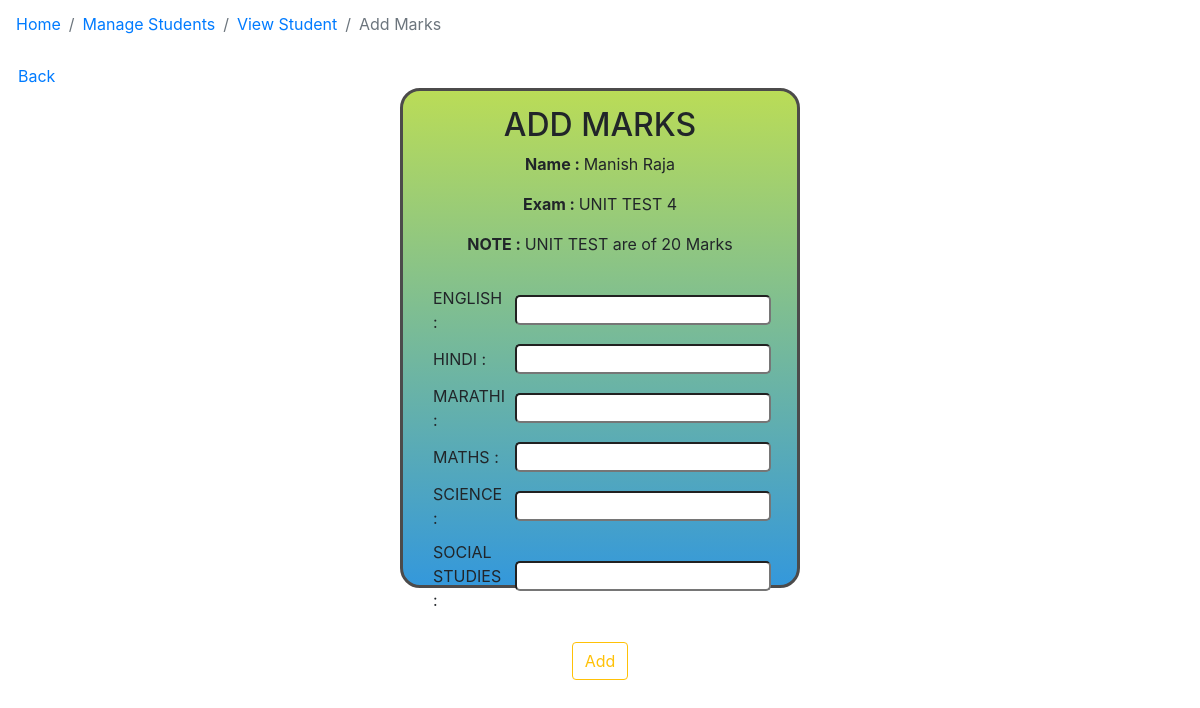
The app's page /addmarks.php?id=25&exam=UNIT TEST 4 with its own data.
### tables this page shows
CREATE TABLE `student` (
  `id` int(11) NOT NULL,
  `name` varchar(255) NOT NULL,
  `mail_id` varchar(255) NOT NULL,
  `phone` varchar(20) NOT NULL,
  `gender` varchar(10) NOT NULL,
  `roll_no` varchar(20) NOT NULL,
  `standard` int(20) NOT NULL
);

CREATE TABLE `subject` (
  `id` int(11) NOT NULL,
  `name` varchar(50) NOT NULL
);

### addmarks.php (the view, shortened to what this page needs)
<?php
    require 'connection.php';
    if ($_SERVER['REQUEST_METHOD'] == "GET") {
        $id = $_GET['id'];
        $exam_type = $_GET['exam'];
        $query_exam = "select * from exams";
        $res_exam = mysqli_query($conn, $query_exam);
        while ($row_exam = mysqli_fetch_array($res_exam)) {
            if ($row_exam['1'] == $exam_type) {
                $exam_type_id = $row_exam['0'];
            }
        }
    }
?>
<!DOCTYPE html>
<html lang="en">
<head>
    <link rel="stylesheet" href="https://maxcdn.bootstrapcdn.com/bootstrap/4.0.0/css/bootstrap.min.css">
	<link rel="stylesheet" href="style.css" />
</head>
<body class="view_full">
    <nav aria-label="breadcrumb">
        <ol class="breadcrumb">
            <li class="breadcrumb-item"><a href="index.php">Home</a></li>
            <li class="breadcrumb-item"><a href="student.php">Manage Students</a></li>
            <li class="breadcrumb-item"><a href="viewstu.php?id=<?php echo $id; ?>">View Student</a></li>
            <li class="breadcrumb-item active" aria-current="page">Add Marks</li>
        </ol>
    </nav>
    <a href="viewstu.php?id=<?php echo $id; ?>">Back</a>
    <center>
    <form class="add" action="addmarks.php?id=<?php echo $id; ?>&exam_type=<?php echo $exam_type_id; ?>" method="post">
        <h2>ADD MARKS</h2>
        <p><b>Name : </b><?php
            $query_name = "select * from student";
            $res_name = mysqli_query($conn, $query_name);
            while ($row_name = mysqli_fetch_array($res_name)) {
                if ($id == $row_name[0]) {
                    echo $row_name[1];
                }
            }
        ?>
        </p><p><b>Exam : </b><?php echo $exam_type; ?></p>
        <p><b>NOTE : </b>
        <?php
            if ($exam_type=="SEMESTER 1" || $exam_type=="SEMESTER 2") {
                echo "SEMESTER are of 100 Marks";
            }else {
                echo "UNIT TEST are of 20 Marks";
            }
            ?>
         </p><table class="tab_add">
            <?php
            $query = "select * from subject";
            $res = mysqli_query($conn, $query);
            while ($row = mysqli_fetch_array($res)) {
                ?> <tr><td> <?php
                echo $row['1']." :  ";
                ?></td>
                <td><input class="inp" required type="number" name="<?php echo $row['0'] ?>"></td></tr>
                <?php
            }
        ?></table>
        <button class="btn btn-outline-warning" type="submit">Add</button>
    </form>
    </center>
</body>
</html>

### style.css (style rules this page uses)
:root { --gray0: #f8f8f8; --gray1: #dbe1e8; --gray2: #b2becd; --gray3: #6c7983; --gray4: #454e56; --gray5: #2a2e35; --gray6: #12181b; --blue: #005368; --purple: #a82dd1; --yellow: #fff565; --violet: #412cb8; --green: #09a39b; }
.breadcrumb { background: var(--bg-solar); color: var(--text-light); color: var(--text); }
.view_full { background: var(--bg-solar); }
.add { width: 400px; height: 500px; background-image: linear-gradient(to top , #3498DB , #badc57); border-radius: 20px; border: 3px solid #4C4B4B; padding-top: 15px; box-shadow: 0; position: relative; transition: width 0.5s; transition: height 1s; transition: box-shadow 1s; transition: top 2s left 2s; }
.tab_add { margin: 25px; }
.tab_add tr td { padding: 5px; }
.inp { border-radius: 5px; }

### records on screen
student: name "Manish Raja"
subject: name "ENGLISH"
subject: name "HINDI"
subject: name "MARATHI"
subject: name "MATHS"
subject: name "SCIENCE"
subject: name "SOCIAL STUDIES"

### other values on screen
$exam_type "UNIT TEST 4"
